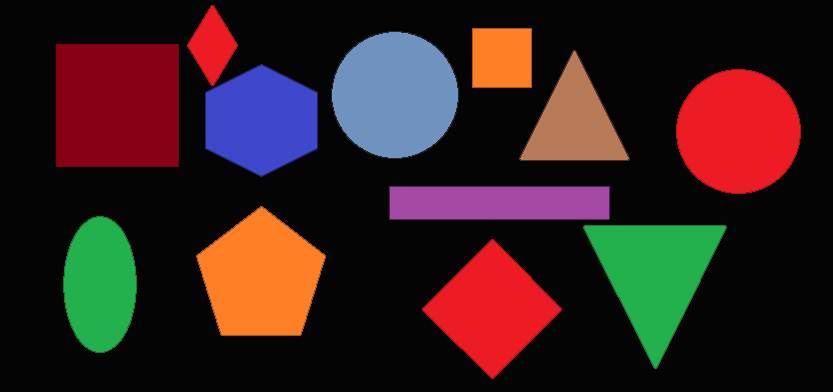
#> input picture deteksi.png, 833 x 392 px
$ python detect_shapes.py --image deteksi.png
#> lines starting #> are read from the running program, lines starting #| are printed output that depends on the picture; after the words box and inside, x2 and y2 are one past the last pixel; in counts of white or black regions, pixels touching at a corner belong together
# USAGE
# python detect_shapes.py --image shapes_and_colors.png

# import the necessary packages
from pyimagesearch.shapedetector import ShapeDetector
import argparse
import imutils
import cv2

# construct the argument parse and parse the arguments
ap = argparse.ArgumentParser()
ap.add_argument("-i", "--image", required=True,
	help="path to the input image")
args = vars(ap.parse_args())

# load the image and resize it to a smaller factor so that
# the shapes can be approximated better
image = cv2.imread(args["image"])
#> image is the input picture: shape (392, 833, 3); mean B, G, R 30.9, 32.2, 53.5
resized = imutils.resize(image, width=300)
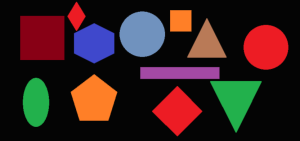
#> resized: shape (141, 300, 3); mean B, G, R 30.9, 32.2, 53.5
ratio = image.shape[0] / float(resized.shape[0])
#> ratio = 2.78

# convert the resized image to grayscale, blur it slightly,
# and threshold it
gray = cv2.cvtColor(resized, cv2.COLOR_BGR2GRAY)
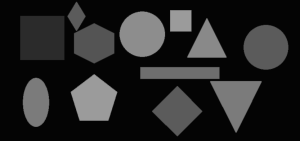
#> gray: shape (141, 300); min 4, max 155, mean 38.4
blurred = cv2.GaussianBlur(gray, (5, 5), 0)
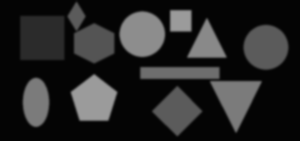
#> blurred: shape (141, 300); min 4, max 155, mean 38.4
thresh = cv2.threshold(blurred, 60, 255, cv2.THRESH_BINARY)[1]
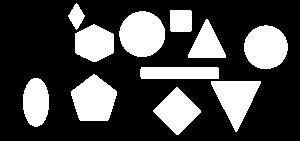
#> thresh: shape (141, 300); 28.3% white; 11 white regions

# find contours in the thresholded image and initialize the
# shape detector
cnts = cv2.findContours(thresh.copy(), cv2.RETR_EXTERNAL,
	cv2.CHAIN_APPROX_SIMPLE)
#> cnts = 11 contours; largest, box (x1, y1, x2, y2) and area: (119, 11, 165, 57) 1584, (71, 74, 117, 121) 1483, (244, 25, 288, 69) 1449, (211, 81, 261, 132) 1303, (153, 87, 201, 135) 1174
cnts = imutils.grab_contours(cnts)
#> (the run stopped early here; a loop or call above may not have finished)
